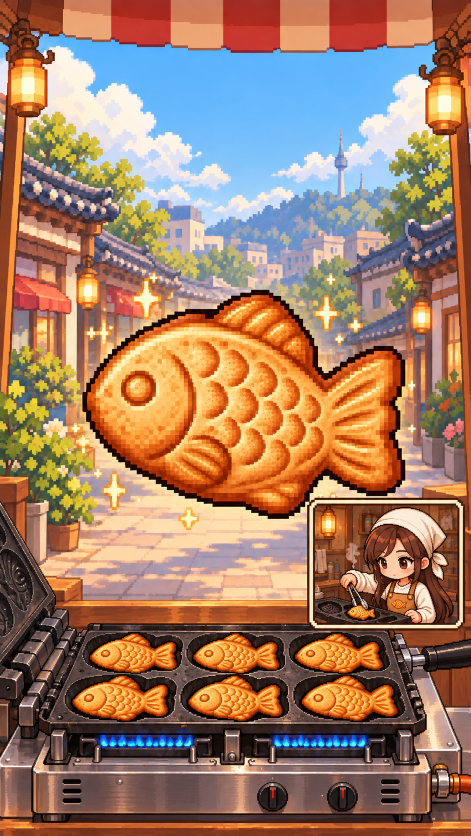
#> input picture 3_art/붕어빵게임_개발에셋_261006_1905_01/01_원본전체/조리컷가스화면_원본_261006_1905_01.png, 941 x 1672 px, found by its file name (shown at 1/2 size)
$ python concept_griddle.py
#> lines starting #> are read from the running program, lines starting #| are printed output that depends on the picture; after the words box and inside, x2 and y2 are one past the last pixel; in counts of white or black regions, pixels touching at a corner belong together
"""Griddle (stove) sprites from the concept art (stage 14).

Cuts the six-cavity gas griddle out of 07_UI's cooking screen concept
(조리컷가스화면) by removing the wood around it, keeps it at the concept's resolution on a
2:1 stove canvas, and recolours only its metal for the other stoves:

    python tools/concept_griddle.py

Writes assets/images/stove/{iron,copper,castiron,golden}.png and prints the
centres of the six bungeoppang cavities (fractions of the sprite) for
griddleCavities in lib/ui/boost_effects.dart.
"""
from pathlib import Path

import numpy as np
from PIL import Image
from scipy import ndimage as nd

ROOT = Path(__file__).resolve().parent.parent
CONCEPT = (ROOT.parent / "3_art_sources/붕어빵게임_개발에셋_261006_1905_01/01_원본전체"
           / "조리컷가스화면_원본_261006_1905_01.png")
STOVE = ROOT / "assets/images/stove"
SIZE = (80, 40)

# Metal ramps (dark -> light) per stove; iron keeps the concept's own greys.
METALS = {
    "copper": ["#3A1A10", "#8F3C20", "#C1682D", "#E39E57", "#FBC18A", "#FFE3C4"],
    "castiron": ["#14101A", "#2A2333", "#3E3448", "#5E4E66", "#8A7A92", "#B8ABC0"],
    "golden": ["#3A2408", "#9A6420", "#E3A23A", "#FED794", "#FFEBB0", "#FFF8DC"],
}


def cut():
    im = Image.open(CONCEPT).convert("RGB")
    crop = im.crop((0, 1180, im.width, im.height))
    a = np.asarray(crop).astype(float) / 255
    r, g, b = a[..., 0], a[..., 1], a[..., 2]
    mx, mn = a.max(2), a.min(2)
    sat = np.where(mx > 0, (mx - mn) / np.maximum(mx, 1e-6), 0)
    wood = (sat > 0.28) & (r >= g) & (g >= b) & (mx > 0.15)
    lab, _ = nd.label(wood)
    edge = set(np.unique(np.concatenate([lab[0], lab[-1], lab[:, 0], lab[:, -1]]))) - {0}
    keep = ~np.isin(lab, list(edge))
    # Shadowed wood below the burner reads as beige: drop warm, light pixels
    # under the flames.
    rows = np.arange(a.shape[0])[:, None]
    flames = np.where((b > 0.7) & (b > r + 0.3))[0]
    below = rows > (flames.max() + 8 if len(flames) else a.shape[0])
    keep &= ~(below & (r > b + 0.06) & (mx > 0.35))
    keep = nd.binary_opening(keep, iterations=2)
    lab2, n2 = nd.label(keep)
    sizes = nd.sum(keep, lab2, range(1, n2 + 1))
    keep = nd.binary_fill_holes(lab2 == (np.argmax(sizes) + 1))
    ys, xs = np.where(keep)
    rgba = np.dstack([np.asarray(crop), (keep * 255).astype(np.uint8)])
    return Image.fromarray(rgba, "RGBA").crop((xs.min(), ys.min(), xs.max() + 1, ys.max() + 1))


def pixelize(img):
    """Shrinks to the stove canvas keeping the aspect ratio, bottom-aligned.
    The concept griddle is drawn in perspective, so pixelize.py's uniform
    grid detection does not apply; colours are merged to 24 instead."""
    w = SIZE[0]
    h = min(SIZE[1], round(img.height * w / img.width))
    rgb = img.convert("RGB").resize((w, h), Image.LANCZOS)
    alpha = img.getchannel("A").resize((w, h), Image.BOX).point(lambda v: 255 if v >= 128 else 0)
    rgb = rgb.quantize(colors=24, method=Image.Quantize.MEDIANCUT).convert("RGB")
    small = rgb.convert("RGBA")
    small.putalpha(alpha)
    canvas = Image.new("RGBA", SIZE, (0, 0, 0, 0))
    canvas.alpha_composite(small, ((SIZE[0] - w) // 2, SIZE[1] - h))
    # Leftover light wood at the outer bottom corners (outside the plate).
    px = np.array(canvas)
    for y in range(SIZE[1] // 2, SIZE[1]):
        for x in list(range(0, 5)) + list(range(SIZE[0] - 7, SIZE[0])):
            r, g, b, al = (int(v) for v in px[y, x])
            if al and r > b + 40 and r > 150:
                px[y, x, 3] = 0
    return Image.fromarray(px, "RGBA")


def native(img):
    """The cut griddle at the concept's own resolution (no shrinking, no
    colour merging) on a canvas with the stove's 2:1 shape, bottom-aligned,
    so GriddlePainter and griddleCavities' fractions work unchanged."""
    w = img.width
    h = w * SIZE[1] // SIZE[0]
    canvas = Image.new("RGBA", (w, max(h, img.height)), (0, 0, 0, 0))
    canvas.alpha_composite(img, (0, canvas.height - img.height))
    # Leftover light wood at the outer bottom corners (outside the plate).
    px = np.array(canvas)
    sx = w / SIZE[0]
    edge = list(range(0, round(5 * sx))) + list(range(w - round(7 * sx), w))
    lower = px[canvas.height // 2:, edge]
    r, g, b, al = (lower[..., i].astype(int) for i in range(4))
    lower[..., 3] = np.where((al > 0) & (r > b + 40) & (r > 150), 0, al)
    px[canvas.height // 2:, edge] = lower
    return Image.fromarray(px, "RGBA")


def is_metal(px):
    rgb = px[..., :3].astype(float) / 255
    mx, mn = rgb.max(-1), rgb.min(-1)
    sat = np.where(mx > 0, (mx - mn) / np.maximum(mx, 1e-6), 0)
    blue = (rgb[..., 2] > rgb[..., 0] + 0.15)
    return (px[..., 3] > 0) & (sat < 0.3) & ~blue


def recolour(img, ramp):
    a = np.array(img)
    metal = is_metal(a)
    lum = (a[..., :3].astype(float) @ np.array([0.3, 0.59, 0.11])) / 255
    cols = [tuple(int(h[i:i + 2], 16) for i in (1, 3, 5)) for h in ramp]
    idx = np.clip((lum * len(cols)).astype(int), 0, len(cols) - 1)
    for y, x in zip(*np.where(metal)):
        a[y, x, :3] = cols[idx[y, x]]
    return Image.fromarray(a, "RGBA")


def cavities(img):
    """Centres of the six baked bungeoppang (orange blobs), row by row."""
    a = np.array(img).astype(float)
    r, g, b = a[..., 0], a[..., 1], a[..., 2]
    fish = (a[..., 3] > 0) & (r > 150) & (r > b + 60) & (g > b + 20)
    lab, n = nd.label(fish)
    sizes = nd.sum(fish, lab, range(1, n + 1))
    biggest = np.argsort(sizes)[::-1][:6] + 1
    centres = [nd.center_of_mass(fish, lab, i) for i in biggest]
    centres = sorted(centres, key=lambda c: (round(c[0] / 6), c[1]))
    return [(round(c[1] / img.width, 3), round(c[0] / img.height, 3)) for c in centres]


def main():
    # The user asked for finer dots: keep the concept's resolution.
    # pixelize() is the older 80x40 export.
    iron = native(cut())
#> in cut, im is the input picture: PIL image 941x1672 RGB; mean R, G, B 160.9, 125.5, 102.6
#> in cut, `wood = (sat > 0.28) & (r >= g) & (g >= b) & (mx > 0.15)`:
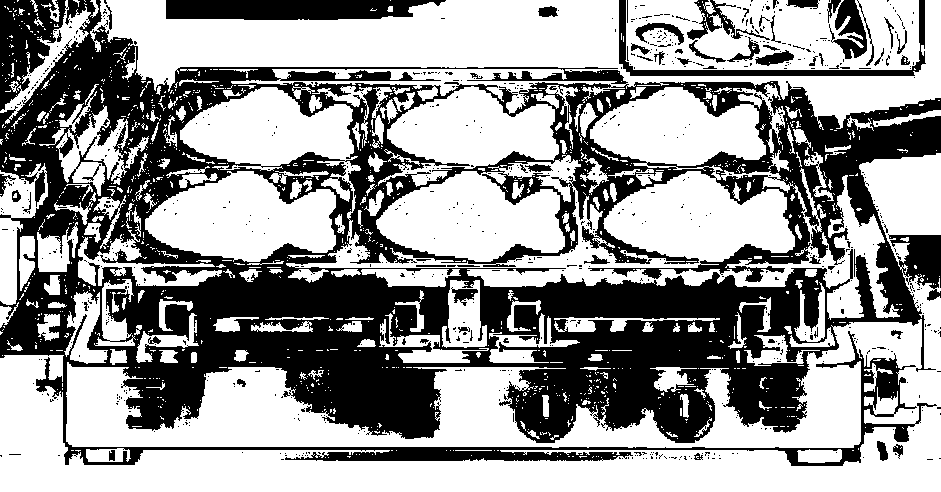
#> wood: shape (492, 941) bool; 59.4% white; 787 black regions (725 under 20 px), largest, box (x1, y1, x2, y2) and area: (0, 0, 941, 466) 172322, (166, 0, 446, 20) 4775, (619, 0, 926, 76) 2607
#> in cut, `lab, _ = nd.label(wood)`:
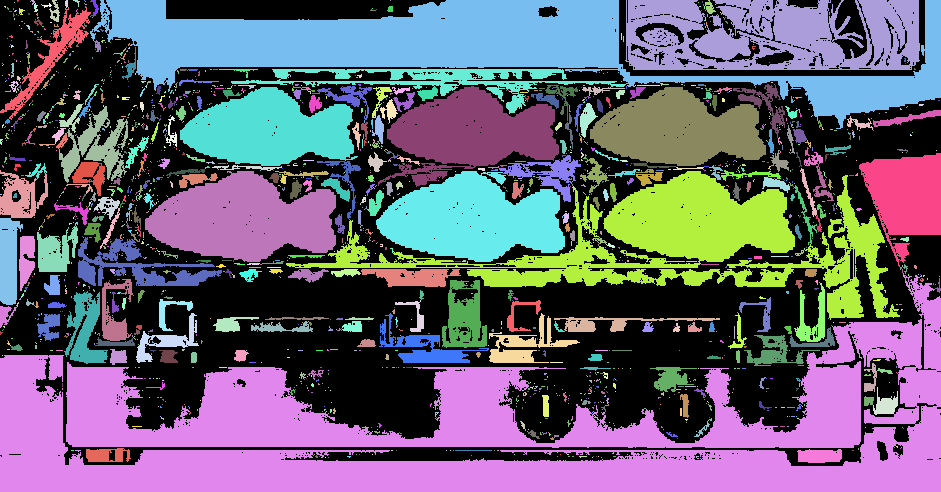
#> lab: shape (492, 941) int32; 1889 distinct labels, from 0 to 1888; one colour per label, 0 black
#> in cut, `edge = set(np.unique(np.concatenate([lab[0], lab[-1], lab[:, 0], lab[:..`: edge = 22 items
#> in cut, `keep = ~np.isin(lab, list(edge))`: keep: shape (492, 941) bool; 68.4% white; 19 black regions (8 under 20 px), largest, box (x1, y1, x2, y2) and area: (0, 273, 941, 492) 82996, (90, 0, 941, 129) 36697, (625, 0, 920, 70) 15486
#> in cut, `flames = np.where((b > 0.7) & (b > r + 0.3))[0]`: flames = 5559 values from 290 to 315
#> in cut, `keep &= ~(below & (r > b + 0.06) & (mx > 0.35))`: keep: shape (492, 941) bool; 58.3% white; 65 black regions (31 under 20 px), largest, box (x1, y1, x2, y2) and area: (0, 273, 941, 492) 124522, (90, 0, 941, 129) 36697, (625, 0, 920, 70) 15486
#> in cut, `keep = nd.binary_opening(keep, iterations=2)`: keep: shape (492, 941) bool; 56.1% white; 31 black regions (25 under 20 px), largest, box (x1, y1, x2, y2) and area: (0, 170, 941, 492) 139700, (0, 0, 941, 129) 56905, (859, 151, 941, 267) 5742, (873, 108, 941, 127) 396, (49, 0, 60, 22) 138, (73, 0, 81, 7) 21
#> in cut, `lab2, n2 = nd.label(keep)`:
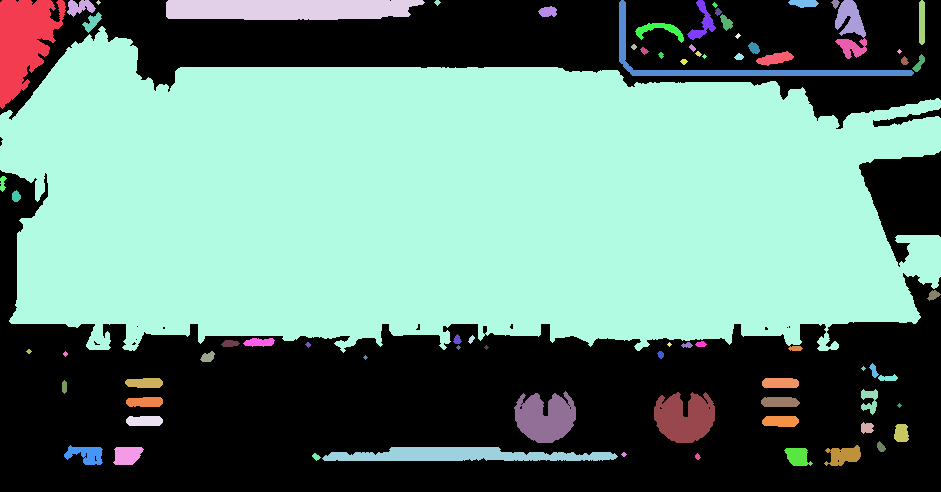
#> lab2: shape (492, 941) int32; 78 distinct labels, from 0 to 77; one colour per label, 0 black
#> in cut, `lab2, n2 = nd.label(keep)`: n2 = 77
#> in cut, `sizes = nd.sum(keep, lab2, range(1, n2 + 1))`: sizes = 77 values, max 231237 at index 17, min 13 at index 2, mean 3375.9
#> in cut, `keep = nd.binary_fill_holes(lab2 == (np.argmax(sizes) + 1))`: keep: shape (492, 941) bool; 50% white; 1 white region, box (x1, y1, x2, y2) and area: (0, 26, 941, 353) 231326
#> in cut, `return Image.fromarray(rgba, "RGBA").crop((xs.min(), ys.min(), xs.max(..`:
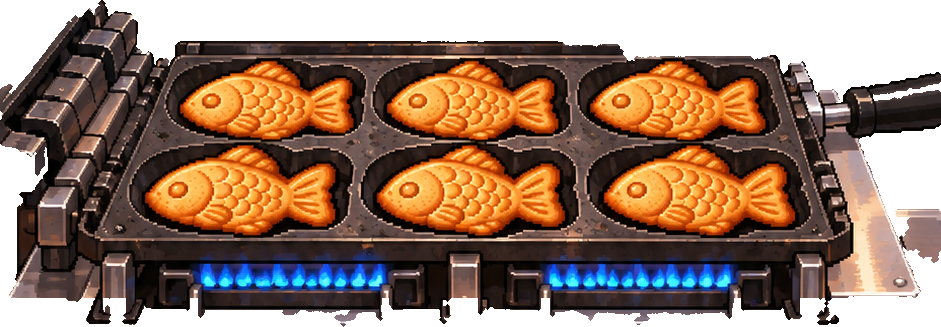
#> returned value: PIL image 941x327 RGBA; mean R, G, B, A 118.8, 80.4, 57.7, 191.7; transparent parts drawn white
#> in native, `w = img.width`: w = 941
#> in native, `h = w * SIZE[1] // SIZE[0]`: h = 470
#> in native, `canvas = Image.new("RGBA", (w, max(h, img.height)), (0, 0, 0, 0))`: canvas: PIL image 941x470 RGBA; every value is 0
#> in native, `canvas.alpha_composite(img, (0, canvas.height - img.height))`:
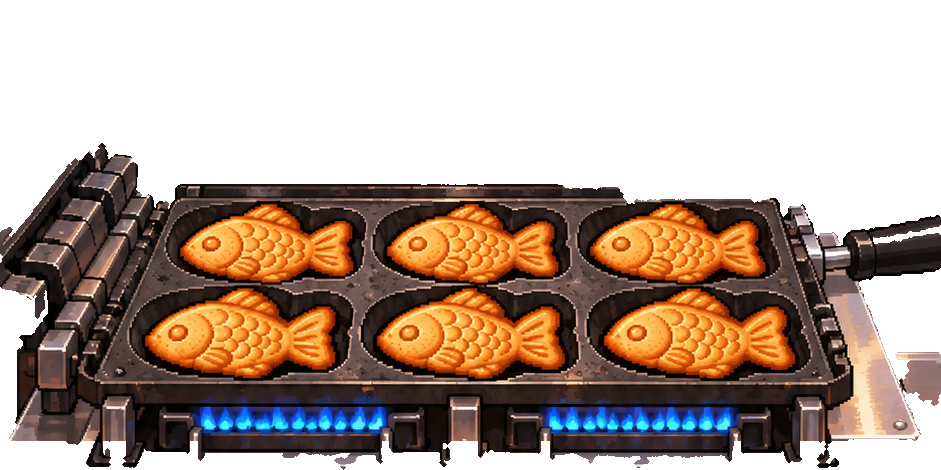
#> canvas: PIL image 941x470 RGBA; mean R, G, B, A 58.4, 40.5, 29, 133.4; transparent parts drawn white
#> in native, `sx = w / SIZE[0]`: sx = 11.76
#> in native, `r, g, b, al = (lower[..., i].astype(int) for i in range(4))`: al: shape (235, 141) int64; 55.5% white; 5 black regions (2 under 20 px), largest, box (x1, y1, x2, y2) and area: (0, 52, 141, 235) 8772, (59, 33, 141, 149) 5742, (73, 0, 123, 9) 219
#> in native, `lower[..., 3] = np.where((al > 0) & (r > b + 40) & (r > 150), 0, al)`:
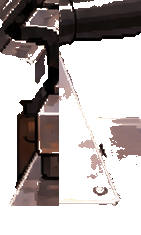
#> lower: shape (235, 141, 4); mean R, G, B, A 64.1, 52.3, 48.1, 107.1; transparent parts drawn white
#> in native, `px[canvas.height // 2:, edge] = lower`: px: shape (470, 941, 4); 1.01% of pixels changed, all inside (x1, y1, x2, y2) = (1, 236, 941, 438)
    iron.save(STOVE / "iron.png")
    for name, ramp in METALS.items():
        recolour(iron, ramp).save(STOVE / f"{name}.png")
    print("griddleCavities (x, y):", cavities(iron))
#> in cavities, `fish = (a[..., 3] > 0) & (r > 150) & (r > b + 60) & (g > b + 20)`: fish: shape (470, 941) bool; 14% white; 243 white regions (217 under 20 px), largest, box (x1, y1, x2, y2) and area: (146, 289, 335, 378) 10908, (604, 289, 795, 378) 10705, (378, 289, 564, 378) 10662
#> in cavities, `lab, n = nd.label(fish)`:
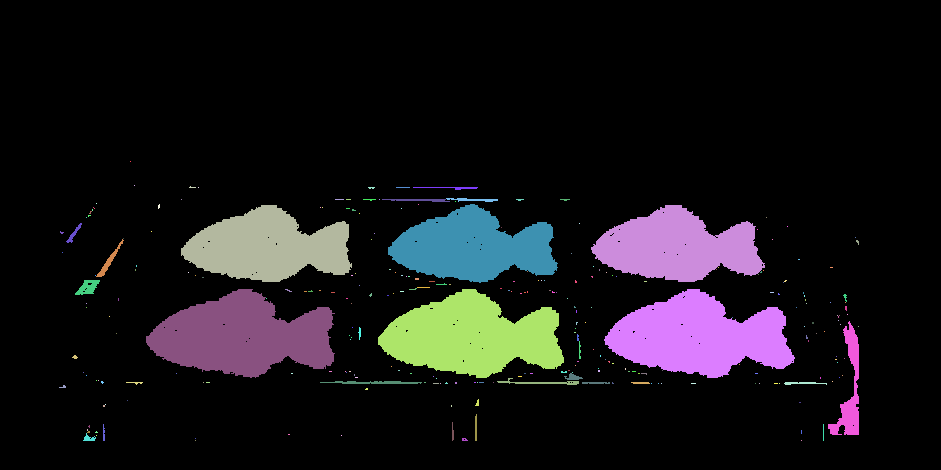
#> lab: shape (470, 941) int32; 269 distinct labels, from 0 to 268; one colour per label, 0 black
#> in cavities, `lab, n = nd.label(fish)`: n = 268
#> in cavities, `sizes = nd.sum(fish, lab, range(1, n + 1))`: sizes = 268 values, max 10907 at index 96, min 1 at index 0, mean 230.4
#> in cavities, `biggest = np.argsort(sizes)[::-1][:6] + 1`: biggest = [97, 100, 99, 22, 23, 21]
#> in cavities, `centres = [nd.center_of_mass(fish, lab, i) for i in biggest]`: centres = [(335.9, 242.1), (336.2, 698.9), (336.2, 471.6), (246.5, 267.4), (246.6, 677), (246.7, 472.8)]
#> in cavities, `centres = sorted(centres, key=lambda c: (round(c[0] / 6), c[1]))`: centres = [(246.5, 267.4), (246.7, 472.8), (246.6, 677), (335.9, 242.1), (336.2, 471.6), (336.2, 698.9)]
#| griddleCavities (x, y): [(0.284, 0.524), (0.502, 0.525), (0.719, 0.525), (0.257, 0.715), (0.501, 0.715), (0.743, 0.715)]


if __name__ == "__main__":
    main()

$ run again, with 3_art/붕어빵게임_개발에셋_261006_1905_01/01_원본전체/도트비교_원본_261006_1905_01.png copied over 3_art/붕어빵게임_개발에셋_261006_1905_01/01_원본전체/조리컷가스화면_원본_261006_1905_01.png
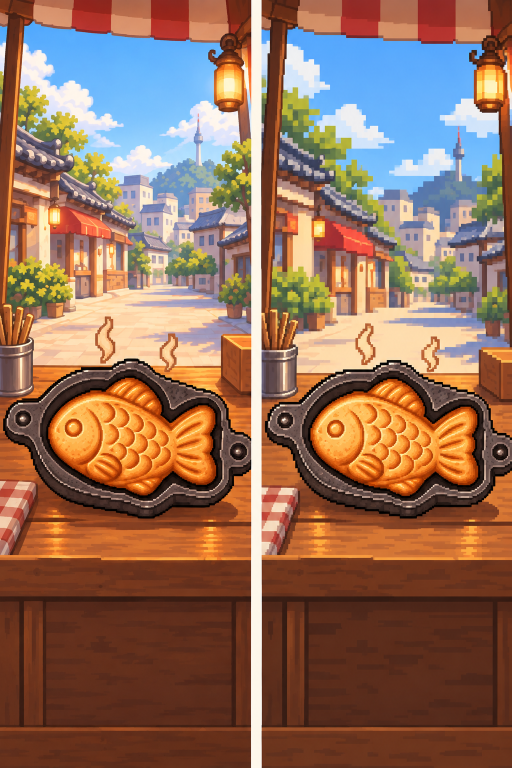
#> input picture 3_art/붕어빵게임_개발에셋_261006_1905_01/01_원본전체/도트비교_원본_261006_1905_01.png, 1024 x 1536 px, found by its file name (shown at 1/2 size)
#> in cut, im is the input picture: PIL image 1024x1536 RGB; mean R, G, B 146.8, 110.6, 90.3
#> wood: shape (356, 1024) bool; 97.9% white; 1 black region, box (x1, y1, x2, y2) and area: (502, 0, 524, 356) 7769
#> in cut, `lab, _ = nd.label(wood)`:
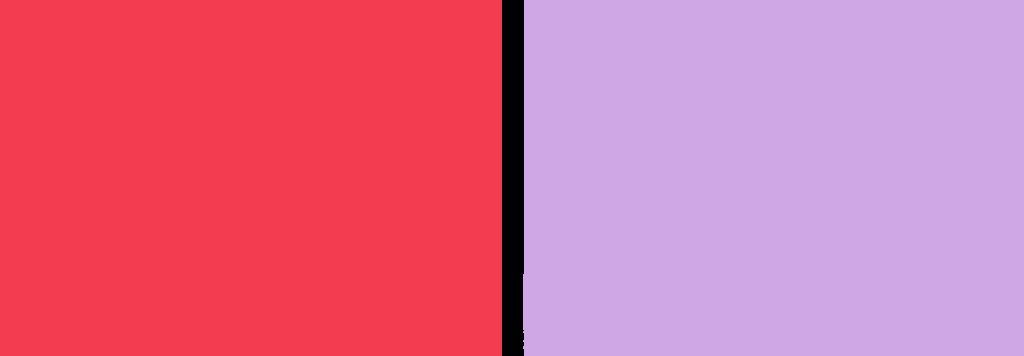
#> lab: shape (356, 1024) int32; 3 distinct labels, from 0 to 2; one colour per label, 0 black
#> in cut, `edge = set(np.unique(np.concatenate([lab[0], lab[-1], lab[:, 0], lab[:..`: edge = 2 items
#> flames = empty array
#> lab2: shape (356, 1024) int32; values 0 (black) and 1 (white), 2.1% white; 1 white region, box (x1, y1, x2, y2) and area: (502, 0, 524, 356) 7757
#> n2 = 1
#> in cut, `sizes = nd.sum(keep, lab2, range(1, n2 + 1))`: sizes = [7757]
#> ys = 7757 values from 0 to 355; xs = 7757 values, max 523 at index 59, min 502 at index 38, mean 512.4
#> w = 22
#> h = 11
#> sx = 0.275
#> in native, `r, g, b, al = (lower[..., i].astype(int) for i in range(4))`: r = 178 rows, first 8: [245, 252, 185], [245, 252, 187], [246, 252, 188], [246, 252, 190], [246, 252, 190], [246, 252, 191], [246, 252, 191], [246, 252, 191]; g = 178 rows, first 8: [232, 252, 162], [232, 252, 164], [233, 252, 166], [233, 251, 167], [233, 251, 169], [233, 251, 170], [233, 251, 170], [233, 251, 171]; b = 178 rows, first 8: [221, 251, 147], [221, 251, 150], [221, 250, 152], [221, 249, 155], [221, 249, 157], [222, 249, 158], [222, 249, 158], [222, 249, 158]; al = 178 rows, first 8: [255, 255, 255], [255, 255, 255], [255, 255, 255], [255, 255, 255], [255, 255, 255], [255, 255, 255], [255, 255, 255], [255, 255, 255]
#> px: shape (356, 22, 4); mean R, G, B, A 248.3, 241.7, 230.4, 252
#> the loop in main, `for name, ramp in METALS.items():` made 3 passes
#> pass 1, in is_metal, `sat = np.where(mx > 0, (mx - mn) / np.maximum(mx, 1e-6), 0)`:
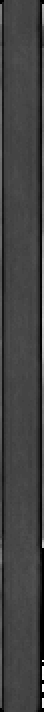
#> sat: shape (356, 22) float64 (shown 2 times larger); min 0, max 0.279, mean 0.0724; drawn with min black and max white
#> fish: shape (356, 22) bool; every value is 0
#> n = 0
#> in cavities, `sizes = nd.sum(fish, lab, range(1, n + 1))`: sizes = empty array
#> centres = []
#| griddleCavities (x, y): []
